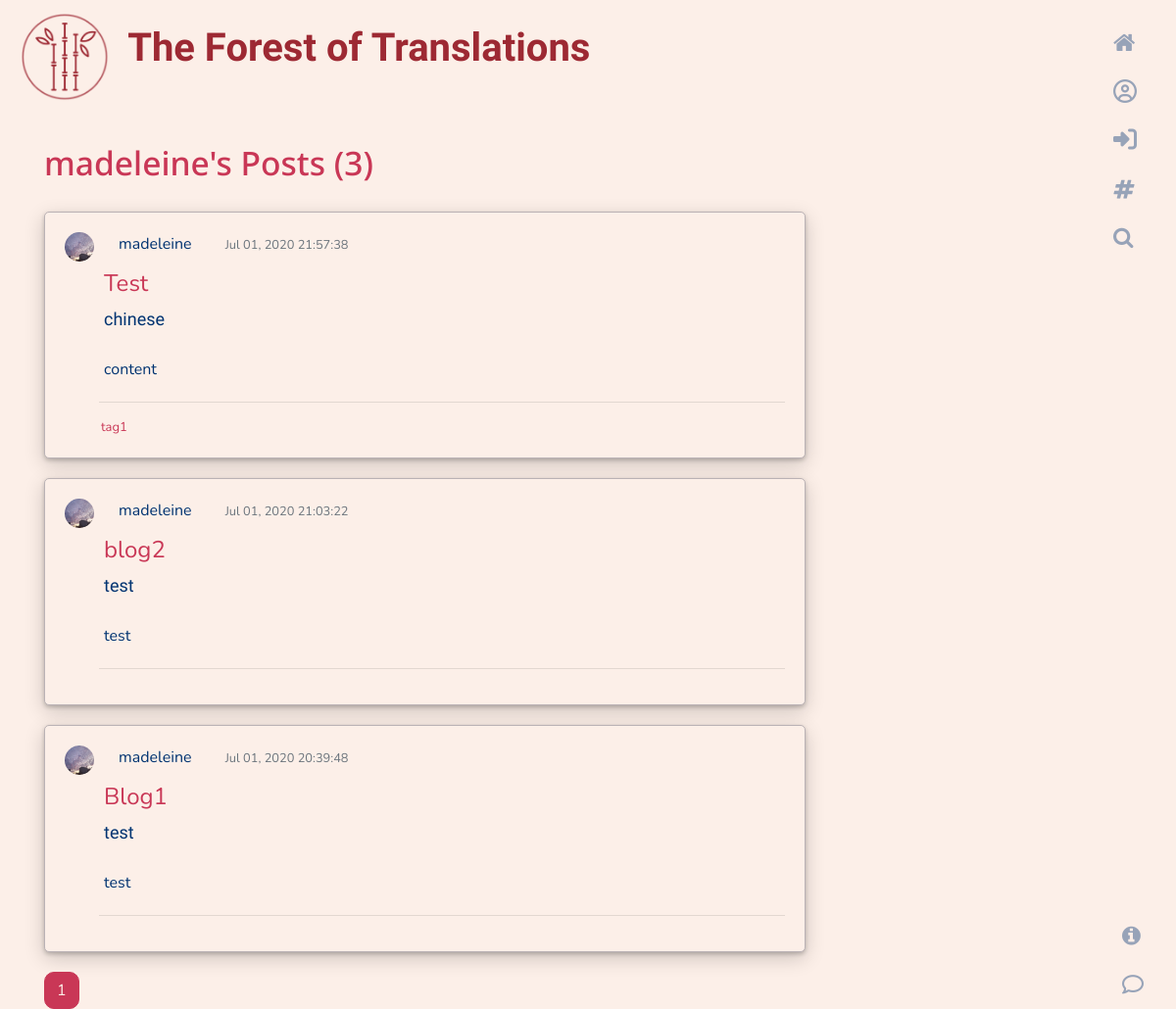
The page /user/madeleine on the database its author committed.
### flaskwebsite/models.py (models this page shows, shortened)
class User(db.Model, UserMixin):
    id = db.Column(db.Integer, primary_key=True)
    username = db.Column(db.String(20), unique=True, nullable=False)
    email = db.Column(db.String(120), unique=True, nullable=False)
    image_file = db.Column(db.String(20), nullable=False, default='default.jpg')
    password = db.Column(db.String(60), nullable=False)
    posts = db.relationship('Post', backref='author', lazy=True)

class Post(db.Model):
    post_id = db.Column(db.Integer, primary_key=True)
    title = db.Column(db.String(100), nullable=False)
    date_posted = db.Column(db.DateTime, nullable=False, default=datetime.utcnow)
    chinese_content = db.Column(db.Text, nullable=False)
    content = db.Column(db.Text, nullable=False)
    user_id = db.Column(db.Integer, db.ForeignKey('user.id'), nullable=False)
    tags = db.relationship('Tag', secondary=tags, backref=db.backref('post_tags', lazy='dynamic'))

class Tag(db.Model):
    tag_id = db.Column(db.Integer, primary_key=True)
    name = db.Column(db.String(20))

### flaskwebsite/routes.py (the view)
@app.route('/user/<string:username>')
def user_posts(username):
    page = request.args.get('page', 1, type=int)
    user = User.query.filter_by(username=username).first_or_404()
    posts = Post.query.filter_by(author=user)\
        .order_by(Post.date_posted.desc())\
        .paginate(page=page, per_page=5)
    return render_template('user_posts.html', posts=posts, user=user)

### flaskwebsite/templates/user_posts.html
{% extends "layout.html" %}
{% block content %}
    <h3><div class="container post-section">{{ user.username }}'s Posts ({{posts.total}})</div></h3>
    <div class="container">
        {% for post in posts.items %}
            <article class="media form-section">
                <img class="rounded-circle article-img" src="{{url_for('static',
                 filename='profile_pics/' + post.author.image_file)}}">
                <div class="media-body">
                    <div class="article-metadata">
                        <a class="article-author" href="#">{{ post.author.username }}</a>
                        <small class="text-muted">{{ post.date_posted.strftime('%b %d, %Y %X')}}</small>
                    </div>
                        <a class="article-title" href="{{url_for('post', post_id=post.post_id)}}">{{ post.title }}</a>
                        <p class="chinese">{{ post.chinese_content }}</p>
                        <p class="article-content">{{ post.content }}</p>
                    <hr>
                    <div class="row">
                        <a href="#" class="col-sm-1 tag">
                            {% for tag in post.tags %}
                                {{ tag.name }}
                            {% endfor %}
                        </a>
                    </div>
                </div>
            </article>
        {% endfor %}
        {% for page_num in posts.iter_pages() %}
            {% if page_num %}
                {% if posts.page == page_num %}
                    <a class="btn btn-section active" href="{{url_for('home', page=page_num)}}">{{ page_num }}</a>
                {% else %}
                    <a class="btn btn-section" href="{{url_for('home', page=page_num)}}">{{ page_num }}</a>
                {% endif %}
            {% else %}
            ...
            {% endif %}
        {% endfor %}
    </div>
{% endblock %}

### flaskwebsite/static/main.css (style rules this page uses)
:root { --bgcolor: #FCEFE8; --primary: #c93756; --secendory: #003371; --third: #9d2933; --chinese: "Ma Shan Zheng"; --english: "Nunito"; --title: "La Belle Aurore"; --sub-title: "Noto Sans"; }
body { background-color: var(--bgcolor); background-image: url("https://www.transparenttextures.com/patterns/ag-square.png"); color: var(--secendory); font-family: var(--english), sans-serif; }
.btn-section { color: var(--primary); border: 1px solid var(--primary); border-radius: 10px; }
.btn-section.active { color: var(--bgcolor); background-color: var(--primary); border: 1px solid var(--primary); border-radius: 10px }
img { max-width: 100%; height: auto; }
.form-section { background-color: var(--bgcolor); border: #BAB2B5 solid 1px; border-radius: 5px; margin-bottom: 20px; margin-top: 20px; padding: 20px; width: 70%; box-shadow: 0 2px 4px 0 rgba(0, 0, 0, 0.2), 0 6px 20px 0 rgba(0, 0, 0, 0.19); }
.post-section { margin-top: 30px; margin-bottom: 30px; font-size: larger; color: var(--primary); font-family: var(--sub-title), sans-serif; }
.article-author { color: var(--secendory); margin-left: 20px; margin-right: 30px; padding-bottom: 50px; }
.article-metadata { padding-bottom: 10px; }
.article-title { padding: 5px; color: var(--primary); font-size: x-large; }
.chinese { font-family: var(--chinese); font-size: large; padding: 5px; }
.article-content { padding: 5px; font-family: var(--english); }
.article-img { height: 30px; width: 30px; margin-right: 5px; margin-bottom: 1px; }
.tag { font-size: small; text-align: center; color: var(--primary); }

### rows shown on the page
User: username "madeleine"
Post: image_file (placeholder picture), author.username "madeleine", date_posted "Jul 01, 2020 21:57:38", title "Test", chinese_content "chinese", content "content"
Tag: name "tag1"
Post: image_file (placeholder picture), author.username "madeleine", date_posted "Jul 01, 2020 21:03:22", title "blog2", chinese_content "test", content "test"
Post: image_file (placeholder picture), author.username "madeleine", date_posted "Jul 01, 2020 20:39:48", title "Blog1", chinese_content "test", content "test"

### other values the page prints
{{ posts.total }} "3"
{{ page_num }} "1"
